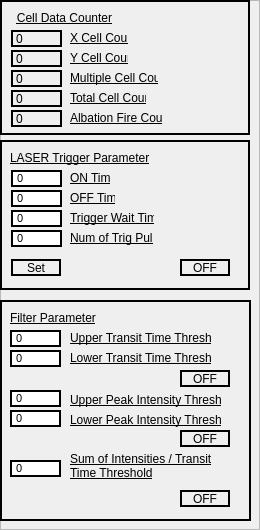
    <widget class="QFrame" name="frame">
     <property name="sizePolicy">
      <sizepolicy hsizetype="Fixed" vsizetype="Preferred">
       <horstretch>0</horstretch>
       <verstretch>0</verstretch>
      </sizepolicy>
     </property>
     <property name="minimumSize">
      <size>
       <width>250</width>
       <height>0</height>
      </size>
     </property>
     <property name="frameShape">
      <enum>QFrame::StyledPanel</enum>
     </property>
     <property name="frameShadow">
      <enum>QFrame::Raised</enum>
     </property>
     <widget class="QFrame" name="m_fCellDataCounter">
      <property name="geometry">
       <rect>
        <x>0</x>
        <y>0</y>
        <width>250</width>
        <height>135</height>
       </rect>
      </property>
      <property name="sizePolicy">
       <sizepolicy hsizetype="Fixed" vsizetype="Fixed">
        <horstretch>0</horstretch>
        <verstretch>0</verstretch>
       </sizepolicy>
      </property>
      <property name="minimumSize">
       <size>
        <width>0</width>
        <height>0</height>
       </size>
      </property>
      <property name="maximumSize">
       <size>
        <width>250</width>
        <height>16777215</height>
       </size>
      </property>
      <property name="layoutDirection">
       <enum>Qt::LeftToRight</enum>
      </property>
      <property name="styleSheet">
       <string notr="true">border: 2px solid black</string>
      </property>
      <property name="frameShape">
       <enum>QFrame::StyledPanel</enum>
      </property>
      <property name="frameShadow">
       <enum>QFrame::Raised</enum>
      </property>
      <widget class="QLabel" name="m_vXCellCount">
       <property name="enabled">
        <bool>false</bool>
       </property>
       <property name="geometry">
        <rect>
         <x>11</x>
         <y>30</y>
         <width>51</width>
         <height>17</height>
        </rect>
       </property>
       <property name="sizePolicy">
        <sizepolicy hsizetype="Preferred" vsizetype="Fixed">
         <horstretch>0</horstretch>
         <verstretch>0</verstretch>
        </sizepolicy>
       </property>
       <property name="styleSheet">
        <string notr="true">border: 2px solid black;
color: rgb(0, 0, 0);</string>
       </property>
       <property name="text">
        <string>0</string>
       </property>
      </widget>
      <widget class="QLabel" name="m_vYCell_Count">
       <property name="enabled">
        <bool>false</bool>
       </property>
       <property name="geometry">
        <rect>
         <x>11</x>
         <y>50</y>
         <width>51</width>
         <height>17</height>
        </rect>
       </property>
       <property name="sizePolicy">
        <sizepolicy hsizetype="Preferred" vsizetype="Fixed">
         <horstretch>0</horstretch>
         <verstretch>0</verstretch>
        </sizepolicy>
       </property>
       <property name="styleSheet">
        <string notr="true">border: 2px solid black;
color: rgb(0, 0, 0);</string>
       </property>
       <property name="text">
        <string>0</string>
       </property>
      </widget>
      <widget class="QLabel" name="m_labelMultiCellCount">
       <property name="geometry">
        <rect>
         <x>70</x>
         <y>70</y>
         <width>88</width>
         <height>16</height>
        </rect>
       </property>
       <property name="sizePolicy">
        <sizepolicy hsizetype="Preferred" vsizetype="Fixed">
         <horstretch>0</horstretch>
         <verstretch>0</verstretch>
        </sizepolicy>
       </property>
       <property name="styleSheet">
        <string notr="true">border: 0px solid black;
text-decoration: underline;
font: 8pt &quot;MS Shell Dlg 2&quot;;
color: rgb(0, 0, 0);</string>
       </property>
       <property name="text">
        <string>Multiple Cell Count</string>
       </property>
      </widget>
      <widget class="QLabel" name="m_vMultiCellCount">
       <property name="enabled">
        <bool>false</bool>
       </property>
       <property name="geometry">
        <rect>
         <x>11</x>
         <y>70</y>
         <width>51</width>
         <height>17</height>
        </rect>
       </property>
       <property name="sizePolicy">
        <sizepolicy hsizetype="Preferred" vsizetype="Fixed">
         <horstretch>0</horstretch>
         <verstretch>0</verstretch>
        </sizepolicy>
       </property>
       <property name="styleSheet">
        <string notr="true">border: 2px solid black;
color: rgb(0, 0, 0);</string>
       </property>
       <property name="text">
        <string>0</string>
       </property>
      </widget>
      <widget class="QLabel" name="m_vTotalCount">
       <property name="geometry">
        <rect>
         <x>11</x>
         <y>90</y>
         <width>51</width>
         <height>17</height>
        </rect>
       </property>
       <property name="sizePolicy">
        <sizepolicy hsizetype="Preferred" vsizetype="Fixed">
         <horstretch>0</horstretch>
         <verstretch>0</verstretch>
        </sizepolicy>
       </property>
       <property name="styleSheet">
        <string notr="true">border: 2px solid black;
color: rgb(0, 0, 0);</string>
       </property>
       <property name="text">
        <string>0</string>
       </property>
      </widget>
      <widget class="QLabel" name="m_vAlbationFireCount">
       <property name="enabled">
        <bool>false</bool>
       </property>
       <property name="geometry">
        <rect>
         <x>11</x>
         <y>110</y>
         <width>51</width>
         <height>17</height>
        </rect>
       </property>
       <property name="sizePolicy">
        <sizepolicy hsizetype="Expanding" vsizetype="Fixed">
         <horstretch>0</horstretch>
         <verstretch>0</verstretch>
        </sizepolicy>
       </property>
       <property name="styleSheet">
        <string notr="true">border: 2px solid black;
color: rgb(0, 0, 0);</string>
       </property>
       <property name="text">
        <string>0</string>
       </property>
      </widget>
      <widget class="QLabel" name="m_labelAlbationFireCount">
       <property name="geometry">
        <rect>
         <x>70</x>
         <y>110</y>
         <width>92</width>
         <height>16</height>
        </rect>
       </property>
       <property name="sizePolicy">
        <sizepolicy hsizetype="Preferred" vsizetype="Preferred">
         <horstretch>0</horstretch>
         <verstretch>0</verstretch>
        </sizepolicy>
       </property>
       <property name="styleSheet">
        <string notr="true">border: 0px solid black;
text-decoration: underline;
font: 8pt &quot;MS Shell Dlg 2&quot;;
color: rgb(0, 0, 0);</string>
       </property>
       <property name="text">
        <string>Albation Fire Count</string>
       </property>
      </widget>
      <widget class="QLabel" name="m_labelYCell_Count">
       <property name="geometry">
        <rect>
         <x>70</x>
         <y>50</y>
         <width>58</width>
         <height>16</height>
        </rect>
       </property>
       <property name="sizePolicy">
        <sizepolicy hsizetype="Preferred" vsizetype="Fixed">
         <horstretch>0</horstretch>
         <verstretch>0</verstretch>
        </sizepolicy>
       </property>
       <property name="styleSheet">
        <string notr="true">border: 0px solid black;
text-decoration: underline;
font: 8pt &quot;MS Shell Dlg 2&quot;;
color: rgb(0, 0, 0);</string>
       </property>
       <property name="text">
        <string>Y Cell Count</string>
       </property>
      </widget>
      <widget class="QLabel" name="m_labelXCellCount">
       <property name="geometry">
        <rect>
         <x>70</x>
         <y>30</y>
         <width>58</width>
         <height>16</height>
        </rect>
       </property>
       <property name="sizePolicy">
        <sizepolicy hsizetype="Preferred" vsizetype="Fixed">
         <horstretch>0</horstretch>
         <verstretch>0</verstretch>
        </sizepolicy>
       </property>
       <property name="styleSheet">
        <string notr="true">border: 0px solid black;
text-decoration: underline;
font: 8pt &quot;MS Shell Dlg 2&quot;;
color: rgb(0, 0, 0);</string>
       </property>
       <property name="text">
        <string>X Cell Count</string>
       </property>
      </widget>
      <widget class="QLabel" name="m_boxLabelCellData">
       <property name="enabled">
        <bool>false</bool>
       </property>
       <property name="geometry">
        <rect>
         <x>11</x>
         <y>10</y>
         <width>107</width>
         <height>16</height>
        </rect>
       </property>
       <property name="sizePolicy">
        <sizepolicy hsizetype="Preferred" vsizetype="Fixed">
         <horstretch>0</horstretch>
         <verstretch>0</verstretch>
        </sizepolicy>
       </property>
       <property name="styleSheet">
        <string notr="true">border: 0px solid black;
color: rgb(0, 0, 0);
text-decoration: underline;
font: 87 8pt &quot;Arial Black&quot;;</string>
       </property>
       <property name="text">
        <string>Cell Data Counter</string>
       </property>
       <property name="alignment">
        <set>Qt::AlignCenter</set>
       </property>
      </widget>
      <widget class="QLabel" name="m_labelTotalCount">
       <property name="geometry">
        <rect>
         <x>70</x>
         <y>90</y>
         <width>76</width>
         <height>16</height>
        </rect>
       </property>
       <property name="sizePolicy">
        <sizepolicy hsizetype="Preferred" vsizetype="Fixed">
         <horstretch>0</horstretch>
         <verstretch>0</verstretch>
        </sizepolicy>
       </property>
       <property name="styleSheet">
        <string notr="true">border: 0px solid black;
text-decoration: underline;
font: 8pt &quot;MS Shell Dlg 2&quot;;
color: rgb(0, 0, 0);</string>
       </property>
       <property name="text">
        <string>Total Cell Count</string>
       </property>
      </widget>
     </widget>
     <widget class="QFrame" name="m_fLASERTriggerParams">
      <property name="geometry">
       <rect>
        <x>0</x>
        <y>140</y>
        <width>250</width>
        <height>150</height>
       </rect>
      </property>
      <property name="sizePolicy">
       <sizepolicy hsizetype="Preferred" vsizetype="Preferred">
        <horstretch>0</horstretch>
        <verstretch>0</verstretch>
       </sizepolicy>
      </property>
      <property name="minimumSize">
       <size>
        <width>220</width>
        <height>150</height>
       </size>
      </property>
      <property name="maximumSize">
       <size>
        <width>250</width>
        <height>190</height>
       </size>
      </property>
      <property name="styleSheet">
       <string notr="true">border: 2px solid black</string>
      </property>
      <property name="frameShape">
       <enum>QFrame::StyledPanel</enum>
      </property>
      <property name="frameShadow">
       <enum>QFrame::Raised</enum>
      </property>
      <widget class="QPushButton" name="m_bLaserSet">
       <property name="geometry">
        <rect>
         <x>11</x>
         <y>119</y>
         <width>50</width>
         <height>17</height>
        </rect>
       </property>
       <property name="sizePolicy">
        <sizepolicy hsizetype="Fixed" vsizetype="Fixed">
         <horstretch>0</horstretch>
         <verstretch>0</verstretch>
        </sizepolicy>
       </property>
       <property name="minimumSize">
        <size>
         <width>50</width>
         <height>0</height>
        </size>
       </property>
       <property name="text">
        <string>Set</string>
       </property>
      </widget>
      <widget class="QPushButton" name="m_bEnableAblation">
       <property name="geometry">
        <rect>
         <x>180</x>
         <y>119</y>
         <width>50</width>
         <height>17</height>
        </rect>
       </property>
       <property name="text">
        <string>OFF</string>
       </property>
      </widget>
      <widget class="QLabel" name="m_labelOnTime">
       <property name="enabled">
        <bool>false</bool>
       </property>
       <property name="geometry">
        <rect>
         <x>70</x>
         <y>30</y>
         <width>40</width>
         <height>16</height>
        </rect>
       </property>
       <property name="sizePolicy">
        <sizepolicy hsizetype="Preferred" vsizetype="Fixed">
         <horstretch>0</horstretch>
         <verstretch>0</verstretch>
        </sizepolicy>
       </property>
       <property name="styleSheet">
        <string notr="true">border: 0px solid black;
text-decoration: underline;
font: 8pt &quot;MS Shell Dlg 2&quot;;
color: rgb(0, 0, 0);</string>
       </property>
       <property name="text">
        <string>ON Time</string>
       </property>
      </widget>
      <widget class="QLabel" name="m_labelOffTime">
       <property name="enabled">
        <bool>false</bool>
       </property>
       <property name="geometry">
        <rect>
         <x>70</x>
         <y>50</y>
         <width>45</width>
         <height>16</height>
        </rect>
       </property>
       <property name="styleSheet">
        <string notr="true">border: 0px solid black;
text-decoration: underline;
font: 8pt &quot;MS Shell Dlg 2&quot;;
color: rgb(0, 0, 0);</string>
       </property>
       <property name="text">
        <string>OFF Time</string>
       </property>
      </widget>
      <widget class="QLabel" name="m_labelTriggerWaitTime">
       <property name="enabled">
        <bool>false</bool>
       </property>
       <property name="geometry">
        <rect>
         <x>70</x>
         <y>70</y>
         <width>84</width>
         <height>16</height>
        </rect>
       </property>
       <property name="sizePolicy">
        <sizepolicy hsizetype="Preferred" vsizetype="Fixed">
         <horstretch>0</horstretch>
         <verstretch>0</verstretch>
        </sizepolicy>
       </property>
       <property name="styleSheet">
        <string notr="true">border: 0px solid black;
text-decoration: underline;
font: 8pt &quot;MS Shell Dlg 2&quot;;
color: rgb(0, 0, 0);</string>
       </property>
       <property name="text">
        <string>Trigger Wait Time</string>
       </property>
      </widget>
      <widget class="QLabel" name="m_labelNumTriggerPulse">
       <property name="enabled">
        <bool>false</bool>
       </property>
       <property name="geometry">
        <rect>
         <x>70</x>
         <y>90</y>
         <width>83</width>
         <height>16</height>
        </rect>
       </property>
       <property name="styleSheet">
        <string notr="true">border: 0px solid black;
text-decoration: underline;
font: 8pt &quot;MS Shell Dlg 2&quot;;
color: rgb(0, 0, 0);</string>
       </property>
       <property name="text">
        <string>Num of Trig Pulse</string>
       </property>
      </widget>
      <widget class="QLabel" name="m_labelBoxLaserTriggerParam">
       <property name="enabled">
        <bool>false</bool>
       </property>
       <property name="geometry">
        <rect>
         <x>10</x>
         <y>10</y>
         <width>154</width>
         <height>16</height>
        </rect>
       </property>
       <property name="sizePolicy">
        <sizepolicy hsizetype="Fixed" vsizetype="Fixed">
         <horstretch>0</horstretch>
         <verstretch>0</verstretch>
        </sizepolicy>
       </property>
       <property name="styleSheet">
        <string notr="true">border: 0px solid black;
color: rgb(0, 0, 0);
text-decoration: underline;
font: 87 8pt &quot;Arial Black&quot;;</string>
       </property>
       <property name="text">
        <string>LASER Trigger Parameter</string>
       </property>
      </widget>
      <widget class="QTextEdit" name="m_vOnTime">
       <property name="geometry">
        <rect>
         <x>11</x>
         <y>30</y>
         <width>51</width>
         <height>17</height>
        </rect>
       </property>
       <property name="sizePolicy">
        <sizepolicy hsizetype="Expanding" vsizetype="Fixed">
         <horstretch>0</horstretch>
         <verstretch>0</verstretch>
        </sizepolicy>
       </property>
       <property name="layoutDirection">
        <enum>Qt::LeftToRight</enum>
       </property>
       <property name="verticalScrollBarPolicy">
        <enum>Qt::ScrollBarAlwaysOff</enum>
       </property>
       <property name="sizeAdjustPolicy">
        <enum>QAbstractScrollArea::AdjustToContentsOnFirstShow</enum>
       </property>
       <property name="html">
        <string>&lt;!DOCTYPE HTML PUBLIC &quot;-//W3C//DTD HTML 4.0//EN&quot; &quot;http://www.w3.org/TR/REC-html40/strict.dtd&quot;&gt;
&lt;html&gt;&lt;head&gt;&lt;meta name=&quot;qrichtext&quot; content=&quot;1&quot; /&gt;&lt;style type=&quot;text/css&quot;&gt;
p, li { white-space: pre-wrap; }
&lt;/style&gt;&lt;/head&gt;&lt;body style=&quot; font-family:'MS Shell Dlg 2'; font-size:8.25pt; font-weight:400; font-style:normal;&quot;&gt;
&lt;p style=&quot; margin-top:0px; margin-bottom:0px; margin-left:0px; margin-right:0px; -qt-block-indent:0; text-indent:0px;&quot;&gt;0&lt;/p&gt;&lt;/body&gt;&lt;/html&gt;</string>
       </property>
      </widget>
      <widget class="QTextEdit" name="m_vOffTime">
       <property name="geometry">
        <rect>
         <x>11</x>
         <y>50</y>
         <width>51</width>
         <height>17</height>
        </rect>
       </property>
       <property name="sizePolicy">
        <sizepolicy hsizetype="Expanding" vsizetype="Fixed">
         <horstretch>0</horstretch>
         <verstretch>0</verstretch>
        </sizepolicy>
       </property>
       <property name="layoutDirection">
        <enum>Qt::LeftToRight</enum>
       </property>
       <property name="verticalScrollBarPolicy">
        <enum>Qt::ScrollBarAlwaysOff</enum>
       </property>
       <property name="sizeAdjustPolicy">
        <enum>QAbstractScrollArea::AdjustToContentsOnFirstShow</enum>
       </property>
       <property name="html">
        <string>&lt;!DOCTYPE HTML PUBLIC &quot;-//W3C//DTD HTML 4.0//EN&quot; &quot;http://www.w3.org/TR/REC-html40/strict.dtd&quot;&gt;
&lt;html&gt;&lt;head&gt;&lt;meta name=&quot;qrichtext&quot; content=&quot;1&quot; /&gt;&lt;style type=&quot;text/css&quot;&gt;
p, li { white-space: pre-wrap; }
&lt;/style&gt;&lt;/head&gt;&lt;body style=&quot; font-family:'MS Shell Dlg 2'; font-size:8.25pt; font-weight:400; font-style:normal;&quot;&gt;
&lt;p style=&quot; margin-top:0px; margin-bottom:0px; margin-left:0px; margin-right:0px; -qt-block-indent:0; text-indent:0px;&quot;&gt;0&lt;/p&gt;&lt;/body&gt;&lt;/html&gt;</string>
       </property>
      </widget>
      <widget class="QTextEdit" name="m_vTriggerWaitTime">
       <property name="geometry">
        <rect>
         <x>11</x>
         <y>70</y>
         <width>51</width>
         <height>17</height>
        </rect>
       </property>
       <property name="sizePolicy">
        <sizepolicy hsizetype="Expanding" vsizetype="Fixed">
         <horstretch>0</horstretch>
         <verstretch>0</verstretch>
        </sizepolicy>
       </property>
       <property name="layoutDirection">
        <enum>Qt::LeftToRight</enum>
       </property>
       <property name="verticalScrollBarPolicy">
        <enum>Qt::ScrollBarAlwaysOff</enum>
       </property>
       <property name="sizeAdjustPolicy">
        <enum>QAbstractScrollArea::AdjustToContentsOnFirstShow</enum>
       </property>
       <property name="html">
        <string>&lt;!DOCTYPE HTML PUBLIC &quot;-//W3C//DTD HTML 4.0//EN&quot; &quot;http://www.w3.org/TR/REC-html40/strict.dtd&quot;&gt;
&lt;html&gt;&lt;head&gt;&lt;meta name=&quot;qrichtext&quot; content=&quot;1&quot; /&gt;&lt;style type=&quot;text/css&quot;&gt;
p, li { white-space: pre-wrap; }
&lt;/style&gt;&lt;/head&gt;&lt;body style=&quot; font-family:'MS Shell Dlg 2'; font-size:8.25pt; font-weight:400; font-style:normal;&quot;&gt;
&lt;p style=&quot; margin-top:0px; margin-bottom:0px; margin-left:0px; margin-right:0px; -qt-block-indent:0; text-indent:0px;&quot;&gt;0&lt;/p&gt;&lt;/body&gt;&lt;/html&gt;</string>
       </property>
      </widget>
      <widget class="QTextEdit" name="m_vNumTriggerPulse">
       <property name="geometry">
        <rect>
         <x>11</x>
         <y>90</y>
         <width>51</width>
         <height>17</height>
        </rect>
       </property>
       <property name="sizePolicy">
        <sizepolicy hsizetype="Expanding" vsizetype="Fixed">
         <horstretch>0</horstretch>
         <verstretch>0</verstretch>
        </sizepolicy>
       </property>
       <property name="layoutDirection">
        <enum>Qt::LeftToRight</enum>
       </property>
       <property name="verticalScrollBarPolicy">
        <enum>Qt::ScrollBarAlwaysOff</enum>
       </property>
       <property name="sizeAdjustPolicy">
        <enum>QAbstractScrollArea::AdjustToContentsOnFirstShow</enum>
       </property>
       <property name="html">
        <string>&lt;!DOCTYPE HTML PUBLIC &quot;-//W3C//DTD HTML 4.0//EN&quot; &quot;http://www.w3.org/TR/REC-html40/strict.dtd&quot;&gt;
&lt;html&gt;&lt;head&gt;&lt;meta name=&quot;qrichtext&quot; content=&quot;1&quot; /&gt;&lt;style type=&quot;text/css&quot;&gt;
p, li { white-space: pre-wrap; }
&lt;/style&gt;&lt;/head&gt;&lt;body style=&quot; font-family:'MS Shell Dlg 2'; font-size:8.25pt; font-weight:400; font-style:normal;&quot;&gt;
&lt;p style=&quot; margin-top:0px; margin-bottom:0px; margin-left:0px; margin-right:0px; -qt-block-indent:0; text-indent:0px;&quot;&gt;0&lt;/p&gt;&lt;/body&gt;&lt;/html&gt;</string>
       </property>
      </widget>
     </widget>
     <widget class="QFrame" name="frame_2">
      <property name="geometry">
       <rect>
        <x>0</x>
        <y>300</y>
        <width>251</width>
        <height>221</height>
       </rect>
      </property>
      <property name="styleSheet">
       <string notr="true">border: 2px solid black</string>
      </property>
      <property name="frameShape">
       <enum>QFrame::StyledPanel</enum>
      </property>
      <property name="frameShadow">
       <enum>QFrame::Raised</enum>
      </property>
      <widget class="QLabel" name="m_labelUTThreshold">
       <property name="geometry">
        <rect>
         <x>70</x>
         <y>30</y>
         <width>141</width>
         <height>16</height>
        </rect>
       </property>
       <property name="styleSheet">
        <string notr="true">border: 0px solid black;
text-decoration: underline;
font: 8pt &quot;MS Shell Dlg 2&quot;;
color: rgb(0, 0, 0);</string>
       </property>
       <property name="text">
        <string>Upper Transit Time Threshold</string>
       </property>
      </widget>
      <widget class="QLabel" name="m_labelLTThreshold">
       <property name="geometry">
        <rect>
         <x>70</x>
         <y>50</y>
         <width>141</width>
         <height>16</height>
        </rect>
       </property>
       <property name="styleSheet">
        <string notr="true">border: 0px solid black;
text-decoration: underline;
font: 8pt &quot;MS Shell Dlg 2&quot;;
color: rgb(0, 0, 0);</string>
       </property>
       <property name="text">
        <string>Lower Transit Time Threshold</string>
       </property>
      </widget>
      <widget class="QLabel" name="m_labelUPIThreshold">
       <property name="geometry">
        <rect>
         <x>70</x>
         <y>90</y>
         <width>151</width>
         <height>20</height>
        </rect>
       </property>
       <property name="styleSheet">
        <string notr="true">border: 0px solid black;
text-decoration: underline;
font: 8pt &quot;MS Shell Dlg 2&quot;;
color: rgb(0, 0, 0);</string>
       </property>
       <property name="text">
        <string>Upper Peak Intensity Threshold</string>
       </property>
      </widget>
      <widget class="QLabel" name="m_labelLPIThreshold">
       <property name="geometry">
        <rect>
         <x>70</x>
         <y>110</y>
         <width>151</width>
         <height>20</height>
        </rect>
       </property>
       <property name="styleSheet">
        <string notr="true">border: 0px solid black;
text-decoration: underline;
font: 8pt &quot;MS Shell Dlg 2&quot;;
color: rgb(0, 0, 0);</string>
       </property>
       <property name="text">
        <string>Lower Peak Intensity Threshold</string>
       </property>
      </widget>
      <widget class="QPushButton" name="m_bUTIOn">
       <property name="geometry">
        <rect>
         <x>180</x>
         <y>70</y>
         <width>50</width>
         <height>17</height>
        </rect>
       </property>
       <property name="text">
        <string>OFF</string>
       </property>
      </widget>
      <widget class="QPushButton" name="m_bUPIOn">
       <property name="geometry">
        <rect>
         <x>180</x>
         <y>130</y>
         <width>50</width>
         <height>17</height>
        </rect>
       </property>
       <property name="text">
        <string>OFF</string>
       </property>
      </widget>
      <widget class="QLabel" name="m_labelSomTTThreshold">
       <property name="geometry">
        <rect>
         <x>70</x>
         <y>150</y>
         <width>151</width>
         <height>31</height>
        </rect>
       </property>
       <property name="styleSheet">
        <string notr="true">border: 0px solid black;
text-decoration: underline;
font: 8pt &quot;MS Shell Dlg 2&quot;;
color: rgb(0, 0, 0);</string>
       </property>
       <property name="text">
        <string>Sum of Intensities / Transit Time Threshold</string>
       </property>
       <property name="wordWrap">
        <bool>true</bool>
       </property>
      </widget>
      <widget class="QPushButton" name="m_bSumOfIntTTOn">
       <property name="geometry">
        <rect>
         <x>180</x>
         <y>190</y>
         <width>50</width>
         <height>17</height>
        </rect>
       </property>
       <property name="text">
        <string>OFF</string>
       </property>
      </widget>
      <widget class="QLabel" name="m_labelBoxLaserTriggerParam_2">
       <property name="enabled">
        <bool>false</bool>
       </property>
       <property name="geometry">
        <rect>
         <x>10</x>
         <y>10</y>
         <width>111</width>
         <height>16</height>
        </rect>
       </property>
       <property name="sizePolicy">
        <sizepolicy hsizetype="Expanding" vsizetype="Fixed">
         <horstretch>0</horstretch>
         <verstretch>0</verstretch>
        </sizepolicy>
       </property>
       <property name="styleSheet">
        <string notr="true">border: 0px solid black;
color: rgb(0, 0, 0);
text-decoration: underline;
font: 87 8pt &quot;Arial Black&quot;;</string>
       </property>
       <property name="text">
        <string>Filter Parameter</string>
       </property>
      </widget>
      <widget class="QTextEdit" name="m_vUTThreshold">
       <property name="geometry">
        <rect>
         <x>10</x>
         <y>30</y>
         <width>51</width>
         <height>17</height>
        </rect>
       </property>
       <property name="sizePolicy">
        <sizepolicy hsizetype="Expanding" vsizetype="Fixed">
         <horstretch>0</horstretch>
         <verstretch>0</verstretch>
        </sizepolicy>
       </property>
       <property name="layoutDirection">
        <enum>Qt::LeftToRight</enum>
       </property>
       <property name="verticalScrollBarPolicy">
        <enum>Qt::ScrollBarAlwaysOff</enum>
       </property>
       <property name="sizeAdjustPolicy">
        <enum>QAbstractScrollArea::AdjustToContentsOnFirstShow</enum>
       </property>
       <property name="html">
        <string>&lt;!DOCTYPE HTML PUBLIC &quot;-//W3C//DTD HTML 4.0//EN&quot; &quot;http://www.w3.org/TR/REC-html40/strict.dtd&quot;&gt;
&lt;html&gt;&lt;head&gt;&lt;meta name=&quot;qrichtext&quot; content=&quot;1&quot; /&gt;&lt;style type=&quot;text/css&quot;&gt;
p, li { white-space: pre-wrap; }
&lt;/style&gt;&lt;/head&gt;&lt;body style=&quot; font-family:'MS Shell Dlg 2'; font-size:8.25pt; font-weight:400; font-style:normal;&quot;&gt;
&lt;p style=&quot; margin-top:0px; margin-bottom:0px; margin-left:0px; margin-right:0px; -qt-block-indent:0; text-indent:0px;&quot;&gt;0&lt;/p&gt;&lt;/body&gt;&lt;/html&gt;</string>
       </property>
      </widget>
      <widget class="QTextEdit" name="m_vLTThreshold">
       <property name="geometry">
        <rect>
         <x>10</x>
         <y>50</y>
         <width>51</width>
         <height>17</height>
        </rect>
       </property>
       <property name="sizePolicy">
        <sizepolicy hsizetype="Expanding" vsizetype="Fixed">
         <horstretch>0</horstretch>
         <verstretch>0</verstretch>
        </sizepolicy>
       </property>
       <property name="layoutDirection">
        <enum>Qt::LeftToRight</enum>
       </property>
       <property name="verticalScrollBarPolicy">
        <enum>Qt::ScrollBarAlwaysOff</enum>
       </property>
       <property name="sizeAdjustPolicy">
        <enum>QAbstractScrollArea::AdjustToContentsOnFirstShow</enum>
       </property>
       <property name="html">
        <string>&lt;!DOCTYPE HTML PUBLIC &quot;-//W3C//DTD HTML 4.0//EN&quot; &quot;http://www.w3.org/TR/REC-html40/strict.dtd&quot;&gt;
&lt;html&gt;&lt;head&gt;&lt;meta name=&quot;qrichtext&quot; content=&quot;1&quot; /&gt;&lt;style type=&quot;text/css&quot;&gt;
p, li { white-space: pre-wrap; }
&lt;/style&gt;&lt;/head&gt;&lt;body style=&quot; font-family:'MS Shell Dlg 2'; font-size:8.25pt; font-weight:400; font-style:normal;&quot;&gt;
&lt;p style=&quot; margin-top:0px; margin-bottom:0px; margin-left:0px; margin-right:0px; -qt-block-indent:0; text-indent:0px;&quot;&gt;0&lt;/p&gt;&lt;/body&gt;&lt;/html&gt;</string>
       </property>
      </widget>
      <widget class="QTextEdit" name="m_vUPIThreshold">
       <property name="geometry">
        <rect>
         <x>10</x>
         <y>90</y>
         <width>51</width>
         <height>17</height>
        </rect>
       </property>
       <property name="sizePolicy">
        <sizepolicy hsizetype="Expanding" vsizetype="Fixed">
         <horstretch>0</horstretch>
         <verstretch>0</verstretch>
        </sizepolicy>
       </property>
       <property name="layoutDirection">
        <enum>Qt::LeftToRight</enum>
       </property>
       <property name="verticalScrollBarPolicy">
        <enum>Qt::ScrollBarAlwaysOff</enum>
       </property>
       <property name="sizeAdjustPolicy">
        <enum>QAbstractScrollArea::AdjustToContentsOnFirstShow</enum>
       </property>
       <property name="html">
        <string>&lt;!DOCTYPE HTML PUBLIC &quot;-//W3C//DTD HTML 4.0//EN&quot; &quot;http://www.w3.org/TR/REC-html40/strict.dtd&quot;&gt;
&lt;html&gt;&lt;head&gt;&lt;meta name=&quot;qrichtext&quot; content=&quot;1&quot; /&gt;&lt;style type=&quot;text/css&quot;&gt;
p, li { white-space: pre-wrap; }
&lt;/style&gt;&lt;/head&gt;&lt;body style=&quot; font-family:'MS Shell Dlg 2'; font-size:8.25pt; font-weight:400; font-style:normal;&quot;&gt;
&lt;p style=&quot; margin-top:0px; margin-bottom:0px; margin-left:0px; margin-right:0px; -qt-block-indent:0; text-indent:0px;&quot;&gt;0&lt;/p&gt;&lt;/body&gt;&lt;/html&gt;</string>
       </property>
      </widget>
      <widget class="QTextEdit" name="m_vLPIThreshold">
       <property name="geometry">
        <rect>
         <x>10</x>
         <y>110</y>
         <width>51</width>
         <height>17</height>
        </rect>
       </property>
       <property name="sizePolicy">
        <sizepolicy hsizetype="Expanding" vsizetype="Fixed">
         <horstretch>0</horstretch>
         <verstretch>0</verstretch>
        </sizepolicy>
       </property>
       <property name="layoutDirection">
        <enum>Qt::LeftToRight</enum>
       </property>
       <property name="verticalScrollBarPolicy">
        <enum>Qt::ScrollBarAlwaysOff</enum>
       </property>
       <property name="sizeAdjustPolicy">
        <enum>QAbstractScrollArea::AdjustToContentsOnFirstShow</enum>
       </property>
       <property name="html">
        <string>&lt;!DOCTYPE HTML PUBLIC &quot;-//W3C//DTD HTML 4.0//EN&quot; &quot;http://www.w3.org/TR/REC-html40/strict.dtd&quot;&gt;
&lt;html&gt;&lt;head&gt;&lt;meta name=&quot;qrichtext&quot; content=&quot;1&quot; /&gt;&lt;style type=&quot;text/css&quot;&gt;
p, li { white-space: pre-wrap; }
&lt;/style&gt;&lt;/head&gt;&lt;body style=&quot; font-family:'MS Shell Dlg 2'; font-size:8.25pt; font-weight:400; font-style:normal;&quot;&gt;
&lt;p style=&quot; margin-top:0px; margin-bottom:0px; margin-left:0px; margin-right:0px; -qt-block-indent:0; text-indent:0px;&quot;&gt;0&lt;/p&gt;&lt;/body&gt;&lt;/html&gt;</string>
       </property>
      </widget>
      <widget class="QTextEdit" name="m_vSomTTThreshold">
       <property name="geometry">
        <rect>
         <x>10</x>
         <y>160</y>
         <width>51</width>
         <height>17</height>
        </rect>
       </property>
       <property name="sizePolicy">
        <sizepolicy hsizetype="Expanding" vsizetype="Fixed">
         <horstretch>0</horstretch>
         <verstretch>0</verstretch>
        </sizepolicy>
       </property>
       <property name="layoutDirection">
        <enum>Qt::LeftToRight</enum>
       </property>
       <property name="verticalScrollBarPolicy">
        <enum>Qt::ScrollBarAlwaysOff</enum>
       </property>
       <property name="sizeAdjustPolicy">
        <enum>QAbstractScrollArea::AdjustToContentsOnFirstShow</enum>
       </property>
       <property name="html">
        <string>&lt;!DOCTYPE HTML PUBLIC &quot;-//W3C//DTD HTML 4.0//EN&quot; &quot;http://www.w3.org/TR/REC-html40/strict.dtd&quot;&gt;
&lt;html&gt;&lt;head&gt;&lt;meta name=&quot;qrichtext&quot; content=&quot;1&quot; /&gt;&lt;style type=&quot;text/css&quot;&gt;
p, li { white-space: pre-wrap; }
&lt;/style&gt;&lt;/head&gt;&lt;body style=&quot; font-family:'MS Shell Dlg 2'; font-size:8.25pt; font-weight:400; font-style:normal;&quot;&gt;
&lt;p style=&quot; margin-top:0px; margin-bottom:0px; margin-left:0px; margin-right:0px; -qt-block-indent:0; text-indent:0px;&quot;&gt;0&lt;/p&gt;&lt;/body&gt;&lt;/html&gt;</string>
       </property>
      </widget>
     </widget>
    </widget>
